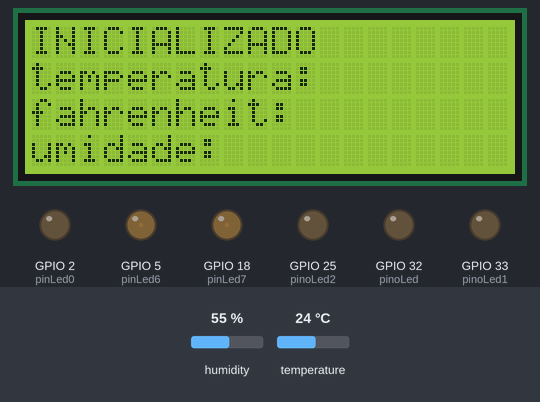
Simulated run of this program. Board: ESP32. Shown: 20×4 character LCD, output pins drawn as LEDs (lit = HIGH). Inputs (shaded band) come from the test bench; at power-on: humidity 55 %, temperature 24 °C. Pins used as bus, display or sensor lines are not drawn; what the program prints to the serial monitor is not drawn.

Above: at 0.2 s.
At 4.1 s:
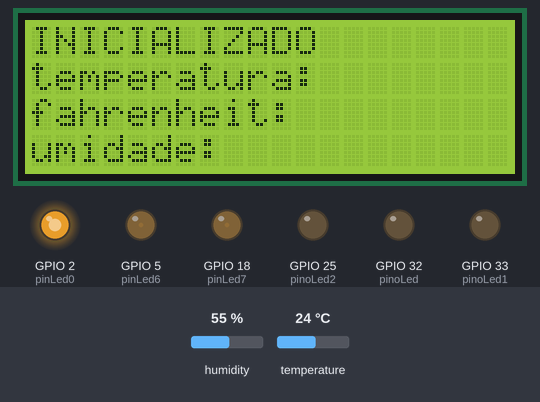
At 10.1 s:
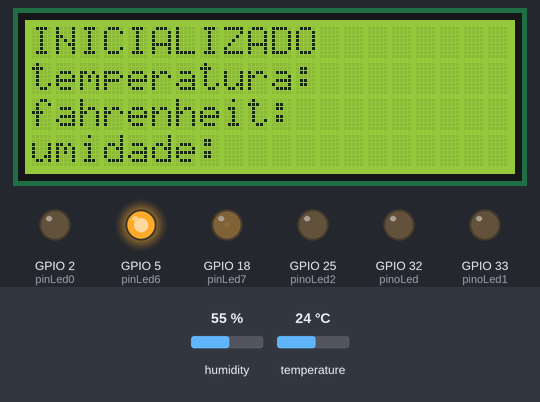
At 19.1 s:
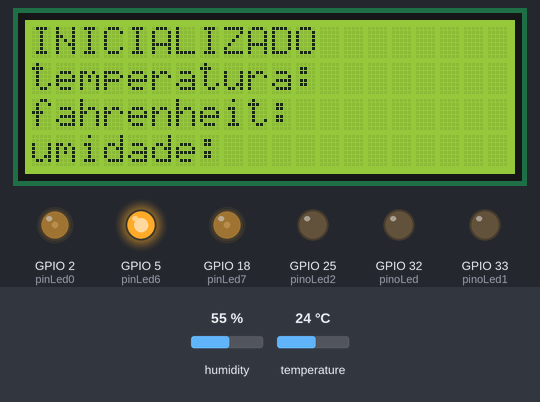
At 29.1 s:
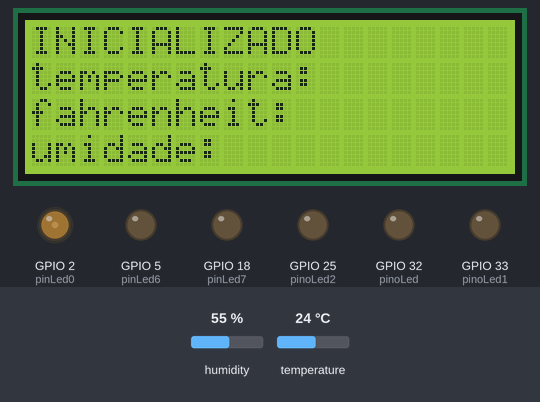
At 39.1 s:
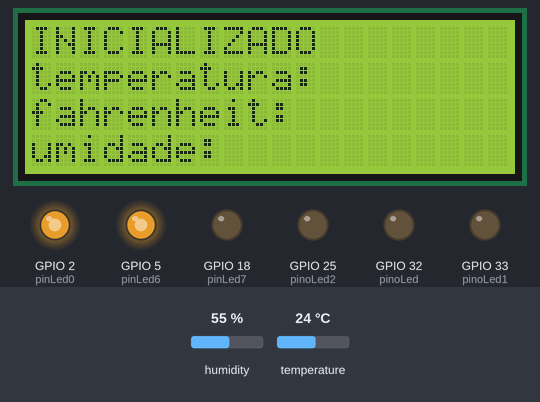
Timing chart, 0 to 40.0 s (numbered marks = the images above):
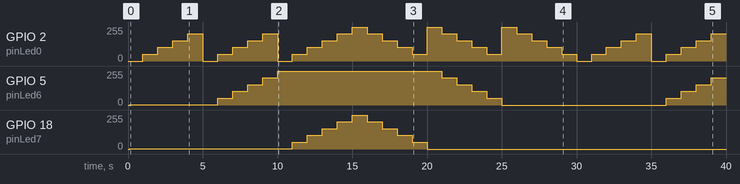

The program:

main.cpp
```cpp
// exiba no lcd os dados coletados no dht

// etapa 1 : exiba no lcd os dados coletados no dht
// etapa 2 : atualize os dados do lcd a cada 3 segundos
// etapa 3 : atualize no lcd somente o valor que é alterado
// desafio : atualize a cada 3 segundos somente se houver alteração nos valores
#include <Arduino.h>
#include <DHT.h>

#include <LiquidCrystal_I2C.h>

#define pinDHT 4
#define tipoDHT DHT22
//---------------
//---------------
float tempC_anterior = 0.0;
float umidade_anterior = 0.0;

// unsigned long tempoAnterior = 0;
// unsigned long intervalo = 3000;

LiquidCrystal_I2C lcd(0x27, 20, 4);

DHT medidor(pinDHT, tipoDHT);

const int pinoLed = 32;
const int pinoLed1 = 33;
const int pinoLed2 = 25;
//==============================================================
// exemplos
const int pinLed0 = 2;
int intensidade = 0;
int contagem = 5;
unsigned long tempoAnterior = 0;
unsigned long intervalo = 1000;
bool subindo = true;

const int pinLed5 = 4;
const int pinLed6 = 5;
const int pinLed7 = 18;

int fase = 0;
// const int leds[] = {4, 17, 18}; // lista de ints

//==============================================================

void setup()
{
    Serial.begin(115200);
    medidor.begin();
    Serial.println("teste de dht");
    lcd.init();
    lcd.backlight();
    lcd.setCursor(0, 0);

    lcd.print("INICIALIZADO");

    lcd.setCursor(0, 1);
    lcd.print("temperatura: ");

    lcd.setCursor(0, 2);
    lcd.print("fahrenheit: ");

    lcd.setCursor(0, 3);
    lcd.print("umidade: ");
    //==============================================================
    // teste leds
    pinMode(pinoLed, OUTPUT);
    pinMode(pinoLed1, OUTPUT);
    pinMode(pinoLed2, OUTPUT);
    //==============================================================
    // exemplos
    pinMode(pinLed0, OUTPUT);
    //==============================================================
    // exemplo
    analogWrite(pinLed5, OUTPUT);
    analogWrite(pinLed6, OUTPUT);
    analogWrite(pinLed7, OUTPUT);
    //==============================================================a=
}

void loop()
{
    //==============================================================
    // teste leds
    // digitalWrite(pinoLed, HIGH); // Liga o LED (3.3V)
    // delay(1000);                 // Espera 1 segundo
    // digitalWrite(pinoLed, LOW);  // Desliga o LED (0V)
    // delay(1000);                 // Espera 1 segundo

    // digitalWrite(pinoLed1, HIGH);
    // delay(1000);
    // digitalWrite(pinoLed1, LOW);
    // delay(1000);

    // digitalWrite(pinoLed2, HIGH);
    // delay(1000);
    // digitalWrite(pinoLed2, LOW);
    // delay(1000);
    //===============================================================
    // TESTE
    // QUANDO ELE CHEGAR EM 255 ELE VOLTA PRO 0
    // QUANDO CHEGAR A 255 VOLTANDO GRADUALMENTE A 0
    // SUBSTITUIR O DELAY POR MILLIS
    //==============================================================
    // exemplo
    unsigned long tempoAtual = millis();
    if (tempoAtual - tempoAnterior >= intervalo) // calcula o tempo
    {
        tempoAnterior = tempoAtual;

        if (subindo)
        {
            intensidade += 51;

            if (intensidade >= 255)
            {
                intensidade = 255;

                if (fase == 0)
                    analogWrite(pinLed5, intensidade);
                else if (fase == 1)
                    analogWrite(pinLed6, intensidade);
                else if (fase == 2)
                    analogWrite(pinLed7, intensidade);

                fase = fase + 1; // passa para o próximo LED

                if (fase >= 3)
                {
                    fase = 2;        // apartir desse led
                    subindo = false; // começa a descer
                }
                else
                {
                    intensidade = 0; // zera a intensidade para o próximo led começar acendendo
                }
            }
            else
            {
                // aplica o brilho atual no pino da fase ativa
                if (fase == 0)
                    analogWrite(pinLed5, intensidade);
                else if (fase == 1)
                    analogWrite(pinLed6, intensidade);
                else if (fase == 2)
                    analogWrite(pinLed7, intensidade);
            }
        }
        else
        {
            intensidade -= 51;

            if (intensidade <= 0)
            {
                intensidade = 0;
                // apaga o led atual
                if (fase == 0)
                    analogWrite(pinLed5, intensidade);
                else if (fase == 1)
                    analogWrite(pinLed6, intensidade);
                else if (fase == 2)
                    analogWrite(pinLed7, intensidade);

                fase = fase - 1;

                if (fase < 0)
                {
                    fase = 0; // começa a subir dnv
                    subindo = true;
                }
                else
                {
                    intensidade = 255; // prepara para descer o led
                }
            }
            else
            {

                if (fase == 0)
                    analogWrite(pinLed5, intensidade);
                else if (fase == 1)
                    analogWrite(pinLed6, intensidade);
                else if (fase == 2)
                    analogWrite(pinLed7, intensidade);
            }
        }
    }

    //===============================================================
    Serial.println(intensidade); // mostra na serial e tb acendi o led
    analogWrite(pinLed0, intensidade);
    //===============================================================
    // unsigned long tempoAtual = millis();
    medidor.readHumidity();
    medidor.readTemperature();

    float tempC = medidor.readTemperature();
    float tempF = medidor.readTemperature(true);
    float umidade = medidor.readHumidity();

    if (tempoAtual - tempoAnterior >= intervalo && (tempC != tempC_anterior || umidade != umidade_anterior))
    {
        Serial.print("temp em C: ");
        Serial.println(tempC);
        Serial.print("temp em f: ");
        Serial.println(tempF);
        Serial.print("umidade: ");
        Serial.println(umidade);
        Serial.println("----------------");

        lcd.setCursor(13, 1);
        lcd.print(tempC);

        lcd.setCursor(12, 2);
        lcd.print(tempF);

        lcd.setCursor(9, 3);
        lcd.print(umidade);

        tempoAnterior = tempoAtual;
    }

    tempC_anterior = tempC;
    umidade_anterior = umidade;
}


//CODIGO CORRETO


// #include <Arduino.h>
// #include <DHT.h>
// #include <LiquidCrystal_I2C.h>

// #define pinDHT 4
// #define tipoDHT DHT22

// DHT medidorzinho(pinDHT, tipoDHT);

// LiquidCrystal_I2C lcd(0x27, 20, 4);

// void setup() {
//   Serial.begin(115200);

//   medidorzinho.begin();
//   Serial.println("Teste de DHT22");

//   lcd.init();
//   lcd.backlight();
//   lcd.setCursor(0, 0);
//   lcd.print("LCD Iniciado");
// }

// void loop() {
//   float tempC = medidorzinho.readTemperature();
//   float tempF = medidorzinho.readTemperature(true);
//   float umi = medidorzinho.readHumidity();

//   Serial.print("Temp em C: ");
//   Serial.println(tempC);
//   Serial.print("Temp em F: ");
//   Serial.println(tempF);
//   Serial.print("Umidade: ");
//   Serial.println(umi);
//   Serial.println("--------------------");

//   delay(3000);
// }

// Etapa 1 : Exiba no LCD os dados coletados no DHT
// Etapa 2 : Atualize os dados do LCD a cada 3 segundos
// Etapa 3 : Atualize no LCD somente o valor que é alterado
// Desafio : Atualize a cada 3 segundos somente se
//   houver alteração nos valores

// #include <Arduino.h>

// int pinLed = 2;
// int intensidade = 0;

// void setup()
// {
//   pinMode(pinLed, OUTPUT);

// ledcSetup(0, 5000, 8);
// ledcAttachPin(ledPin, 0);

// analogWrite(pinLed, 5);//0 a 255
// ledcWrite(0, 10);
// }

// void loop()
// {
//   analogWrite(pinLed, intensidade);// 0 a 255

//   intensidade += 5;

//   delay(250);
// }

// Ex - 1
// Etapa 1 - Se chegar a 255 volta a 0
// Etapa 2 - Quando chegar a 255 começa a diminuir
//  voltando gradualmente a 0
// Etapa 3 - substituiur o delay por millis
// Etapa 4 - Utilizando 3 LEDs, faça os LEDs acenderem em sequencia
//  e de forma gradual.
// #include <Arduino.h>

// #define pinLed1 4
// #define pinLed2 18
// #define pinLed3 22

// int intensidade1 = 0;
// int intensidade2 = 0;
// int intensidade3 = 0;

// bool aumentandoInt = false;
// int fase = 1;

// unsigned long tempoAnterior = 0;
// int intervalo = 200;

// void setup()
// {
//   pinMode(pinLed1, OUTPUT);
//   pinMode(pinLed2, OUTPUT);
//   pinMode(pinLed3, OUTPUT);

//   Serial.begin(115200);
// }

// void loop()
// {
//   unsigned long tempoAtual = millis();

//   if (aumentandoInt) // == true
//   {
//     if (fase == 1 && intensidade1 >= 255)
//     {
//       fase = 2;
//     }
//     else if (fase == 2 && intensidade2 >= 255)
//     {
//       fase = 3;
//     }
//     else if (fase == 3 && intensidade3 >= 255)
//     {
//       aumentandoInt = false;
//     }
//   }
//   else // Intensidade diminuindo
//   {
//     if (fase == 3 && intensidade3 <= 0)
//     {
//       fase = 2;
//     }
//     else if (fase == 2 && intensidade2 <= 0)
//     {
//       fase = 1;
//     }
//     else if (fase == 1 && intensidade1 <= 0)
//     {
//       aumentandoInt = true;
//     }
//   }


//   if (tempoAtual - tempoAnterior >= intervalo)
//   {
//     tempoAnterior = tempoAtual;

//     if (fase == 1)
//     {
//       if (aumentandoInt && intensidade1 < 255)
//       {
//         intensidade1 += 5;
//       }
//       else if (!aumentandoInt && intensidade1 > 0)
//       {
//         intensidade1 -= 5;
//       }
//     }
//     else if (fase == 2)
//     {
//       if (aumentandoInt && intensidade2 < 255)
//       {
//         intensidade2 += 5;
//       }
//       else if (!aumentandoInt && intensidade2 > 0)
//       {
//         intensidade2 -= 5;
//       }
//     }
//     else if (fase == 3)
//     {
//       if (aumentandoInt && intensidade3 < 255)
//       {
//         intensidade3 += 5;
//       }else if (!aumentandoInt && intensidade3 > 0)
//       {
//         intensidade3 -= 5;
//       }
//     }


//     analogWrite(pinLed1, intensidade1);
//     analogWrite(pinLed2, intensidade2);
//     analogWrite(pinLed3, intensidade3);

//     Serial.println(intensidade1);
//     Serial.println(intensidade2);
//     Serial.println(intensidade3);
//   }
// }
// Ex - 2
// Etapa 1 - Ler os dados do DHT e acender um
// LED vermelho caso a temperatura ultrapasse um valor e um
// LED azul caso a umidade ultrapasse um valor
// Etapa 2 - Aumentar e diminuir a intensidade do led de acordo
//  com os dados lidos no DHT
```

Measured:
- by itself, GPIO 18 (pinLed7): rises from 1/255 to 255/255 in 4.0 s, then falls to 0/255 in 5.0 s
- by itself, GPIO 5 (pinLed6): 1/255 → 51/255 at 6.0 s, → 102/255 1.0 s later, → 153/255 1.0 s later, → 204/255 1.0 s later, … (14 changes in this stretch)
